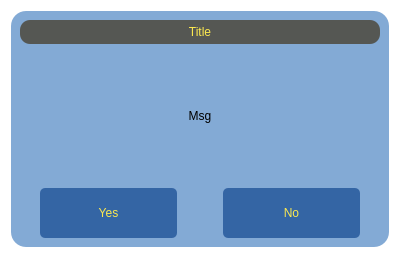
<?xml version="1.0" encoding="UTF-8"?>
<ui version="4.0">
 <class>MessageBoxx</class>
 <widget class="QDialog" name="MessageBoxx">
  <property name="geometry">
   <rect>
    <x>0</x>
    <y>0</y>
    <width>400</width>
    <height>258</height>
   </rect>
  </property>
  <property name="windowTitle">
   <string>Dialog</string>
  </property>
  <property name="styleSheet">
   <string notr="true">QDialog {
/*    background-image:url(:/Icons/background); 
    background-position: center;
    background-repeat:no-repeat; */
	background-color: transparent;
}
QGroupBox {
    background-color: rgb(114, 159, 207,  225);
    border-width:1.5px;
    border-color:blue;
    border-radius:15px;
}

QPushButton{
	font: 600 14pt &quot;URW Bookman L&quot;;
	color: rgb(252, 233, 79);
	background-color:  rgb(52, 101, 164);
	border-radius:5px;
}

QPushButton::hover{
	font: 800 16pt &quot;URW Bookman L&quot;;
	color: rgb(252, 233, 79);
	background-color:  rgb(52, 101, 164);
	border-radius:5px;
text-decoration:underline;
}
 
 QLabel {
	font: 600 14pt &quot;URW Bookman L&quot;;
	background-color: transparent;
	padding:3px;
}</string>
  </property>
  <layout class="QHBoxLayout" name="horizontalLayout_2">
   <item>
    <widget class="QGroupBox" name="groupBox">
     <property name="title">
      <string/>
     </property>
     <layout class="QVBoxLayout" name="verticalLayout">
      <item>
       <widget class="QLabel" name="lblMessageBoxTitle">
        <property name="sizePolicy">
         <sizepolicy hsizetype="Preferred" vsizetype="Fixed">
          <horstretch>0</horstretch>
          <verstretch>0</verstretch>
         </sizepolicy>
        </property>
        <property name="styleSheet">
         <string notr="true">font: 900 16pt &quot;URW Bookman L&quot;;
color: rgb(252, 233, 79);
background-color: rgb(85, 87, 83);
border-radius:10px;
padding-left:5px;
padding-right:5px;
padding-top:5px;
padding-bottom:5px;</string>
        </property>
        <property name="text">
         <string>Title</string>
        </property>
        <property name="alignment">
         <set>Qt::AlignCenter</set>
        </property>
       </widget>
      </item>
      <item>
       <widget class="QLabel" name="lblMessageBoxText">
        <property name="sizePolicy">
         <sizepolicy hsizetype="Preferred" vsizetype="Expanding">
          <horstretch>0</horstretch>
          <verstretch>0</verstretch>
         </sizepolicy>
        </property>
        <property name="text">
         <string>Msg</string>
        </property>
        <property name="alignment">
         <set>Qt::AlignCenter</set>
        </property>
        <property name="wordWrap">
         <bool>true</bool>
        </property>
       </widget>
      </item>
      <item>
       <layout class="QHBoxLayout" name="horizontalLayout">
        <item>
         <spacer name="horizontalSpacer_2">
          <property name="orientation">
           <enum>Qt::Horizontal</enum>
          </property>
          <property name="sizeType">
           <enum>QSizePolicy::Fixed</enum>
          </property>
          <property name="sizeHint" stdset="0">
           <size>
            <width>20</width>
            <height>20</height>
           </size>
          </property>
         </spacer>
        </item>
        <item>
         <widget class="QPushButton" name="yesPushButton">
          <property name="sizePolicy">
           <sizepolicy hsizetype="Preferred" vsizetype="Preferred">
            <horstretch>0</horstretch>
            <verstretch>0</verstretch>
           </sizepolicy>
          </property>
          <property name="minimumSize">
           <size>
            <width>0</width>
            <height>50</height>
           </size>
          </property>
          <property name="text">
           <string>Yes</string>
          </property>
         </widget>
        </item>
        <item>
         <spacer name="horizontalSpacer">
          <property name="orientation">
           <enum>Qt::Horizontal</enum>
          </property>
          <property name="sizeType">
           <enum>QSizePolicy::Minimum</enum>
          </property>
          <property name="sizeHint" stdset="0">
           <size>
            <width>40</width>
            <height>20</height>
           </size>
          </property>
         </spacer>
        </item>
        <item>
         <widget class="QPushButton" name="noPushButton">
          <property name="sizePolicy">
           <sizepolicy hsizetype="Preferred" vsizetype="Preferred">
            <horstretch>0</horstretch>
            <verstretch>0</verstretch>
           </sizepolicy>
          </property>
          <property name="minimumSize">
           <size>
            <width>0</width>
            <height>50</height>
           </size>
          </property>
          <property name="text">
           <string>No</string>
          </property>
         </widget>
        </item>
        <item>
         <spacer name="horizontalSpacer_3">
          <property name="orientation">
           <enum>Qt::Horizontal</enum>
          </property>
          <property name="sizeType">
           <enum>QSizePolicy::Fixed</enum>
          </property>
          <property name="sizeHint" stdset="0">
           <size>
            <width>20</width>
            <height>20</height>
           </size>
          </property>
         </spacer>
        </item>
       </layout>
      </item>
     </layout>
    </widget>
   </item>
  </layout>
 </widget>
 <resources/>
 <connections/>
</ui>
